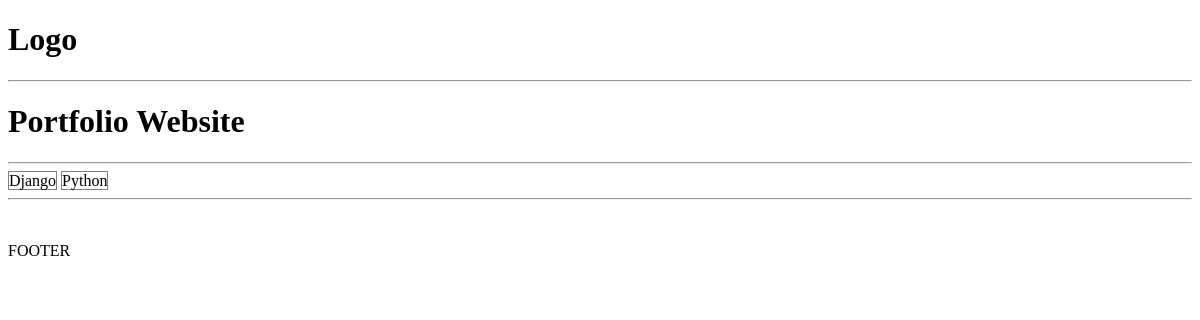
/project/97ad090c-c76f-4dfa-9a5d-49279226597f/, run on an earlier commit of the app's database.
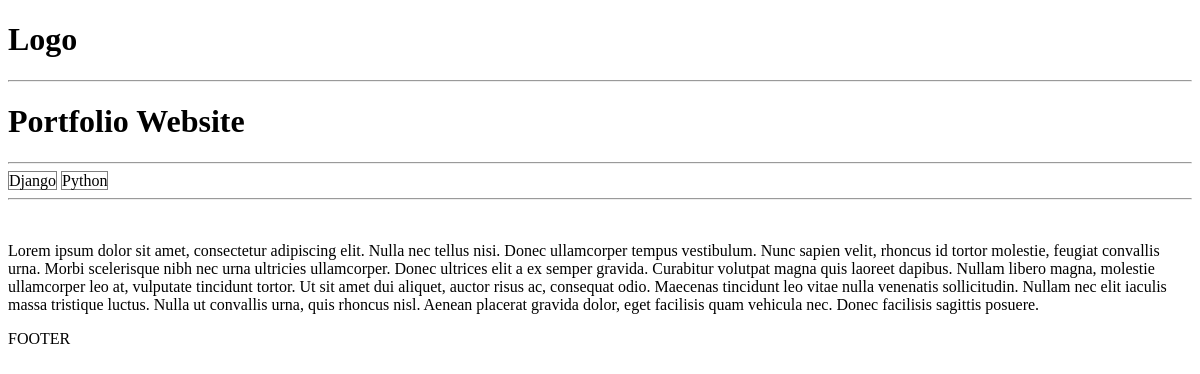
And on a later commit of the database.
### projects/models.py (models this page shows, shortened)
class Project(models.Model):
    title = models.CharField(max_length=200)
    description = models.TextField(null=True, blank=True)
    demo_link = models.CharField(max_length=2000, null=True, blank=True)
    source_link = models.CharField(max_length=2000, null=True, blank=True)
    tags = models.ManyToManyField('Tag', blank=True)
    vote_total = models.IntegerField(default=0, null=True, blank=True)
    vote_ratio = models.IntegerField(default=0, null=True, blank=True)
    created = models.DateTimeField(auto_now_add=True)
    id = models.UUIDField(default=uuid.uuid4, unique=True,
                          primary_key=True, editable=False)

### projects/views.py (the view)
# urls.py: path('project/<str:pk>/', views.project, name="project"),
def project(request, pk):
    projectObj = Project.objects.get(id=pk)
    return render(request, 'projects/single-project.html', {'project': projectObj})

### projects/models.py (called while the page is built)
    def __str__(self):
        return self.name

### projects/templates/projects/single-project.html
{% extends 'main.html' %}
{% block content %}
<h1>{{project.title}}</h1>
<hr>
{% for tag in project.tags.all %}
    <span style="border:1px solid grey">{{tag}}</span>
{% endfor %}
<hr>
<br>
<p>{{project.description}}</p>
{% endblock %}

What changed in the data, as far as the page shows it:
changed Project "Portfolio Website": description (not shown) → "Lorem ipsum dolor sit amet, consectetur adipiscing elit. Nulla nec tellus nisi. Donec ullamcorper tempus vestibulum. Nunc sapien velit, rhoncus id tortor molestie, feugiat convallis urna. Morbi scelerisque nibh nec urna ultricies ullamcorper. Donec ultrices elit a ex semper gravida. Curabitur volutpat magna quis laoreet dapibus. Nullam libero magna, molestie ullamcorper leo at, vulputate tincidunt tortor. Ut sit amet dui aliquet, auctor risus ac, consequat odio. Maecenas tincidunt leo vitae nulla venenatis sollicitudin. Nullam nec elit iaculis massa tristique luctus. Nulla ut convallis urna, quis rhoncus nisl. Aenean placerat gravida dolor, eget facilisis quam vehicula nec. Donec facilisis…"
